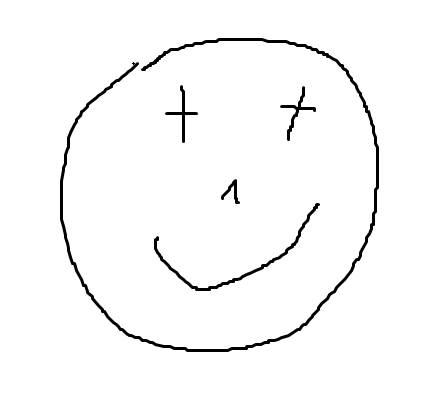
#> input picture lab4/start.png, 437 x 411 px
$ python laba4.py
#> lines starting #> are read from the running program, lines starting #| are printed output that depends on the picture; after the words box and inside, x2 and y2 are one past the last pixel; in counts of white or black regions, pixels touching at a corner belong together
import numpy as np
import cv2

def setup(image, kernel):
    image_height, image_width = image.shape
    kernel_height, kernel_width = kernel.shape
    pad_h = kernel_height//2
    pad_w = kernel_width//2
    padded_image = np.pad(image, ((pad_h, pad_h), (pad_w, pad_w)),
                          mode="constant", constant_values=0)
    result = np.zeros_like(image)
    return image_height, image_width, padded_image, result, kernel_height, kernel_width

def erosion(image, kernel):
    height, width, padded_image, result, kernel_height, kernel_width = setup(image, kernel)
    for i in range(height):
        for j in range(width):
            pr = padded_image[i:i + kernel_height, j:j + kernel_width]
            if np.all(pr[kernel == 1] == 1):
                result[i, j] = 1
    return result

def dilation(image, kernel):
    height, width, padded_image, result, kernel_height, kernel_width = setup(image, kernel)
    for i in range(height):
        for j in range(width):
            pr = padded_image[i:i + kernel_height, j:j + kernel_width]
            if np.any(pr[main_kernel == 1] > 0):
                result[i, j] = 1
    return result

def opening(image, kernel):
    return dilation(erosion(image, kernel), kernel)

def closing(image, kernel):
    return erosion(dilation(image, kernel), kernel)

def prep(a):
    return a * 225

main_image = (cv2.imread("start.png", cv2.IMREAD_GRAYSCALE) > 127).astype(np.uint8)
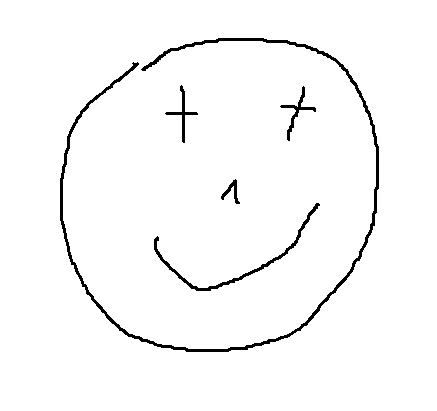
#> main_image: shape (411, 437); values 0 (black) and 1 (white), 97.4% white; 5 black regions, box (x1, y1, x2, y2) and area: (60, 38, 379, 352) 3208, (154, 203, 320, 291) 756, (280, 86, 316, 141) 290, (165, 85, 198, 143) 261, (221, 179, 240, 204) 150
main_kernel = np.array([[0, 1, 0],
                              [1, 1, 1],
                              [0, 1, 0]], np.uint8)
cv2.imwrite("erosion.png", prep(erosion(main_image, main_kernel)))
#> in setup, `padded_image = np.pad(image, ((pad_h, pad_h), (pad_w, pad_w)), mode="c..`:
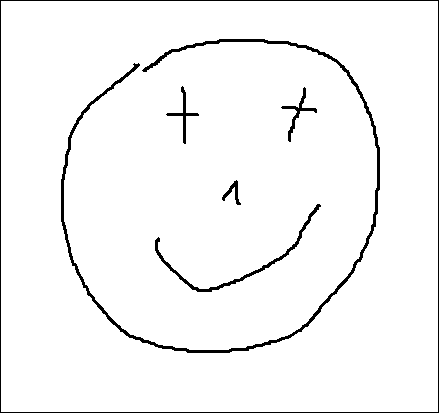
#> padded_image: shape (413, 439); values 0 (black) and 1 (white), 96.5% white; 6 black regions, box (x1, y1, x2, y2) and area: (61, 39, 380, 353) 3208, (0, 0, 439, 413) 1700, (155, 204, 321, 292) 756, (281, 87, 317, 142) 290, (166, 86, 199, 144) 261, (222, 180, 241, 205) 150
#> in erosion, `height, width, padded_image, result, kernel_height, kernel_width = set..`: result: shape (411, 437); every value is 0
#> in erosion, `height, width, padded_image, result, kernel_height, kernel_width = set..`: height = 411; width = 437; kernel_height = 3
#> after the loop in erosion, `for i in range(height):`:
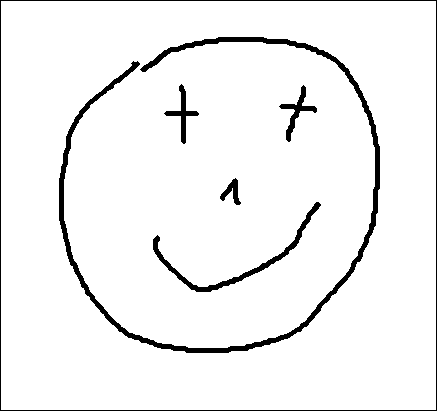
#> result: shape (411, 437); values 0 (black) and 1 (white), 94.9% white; 6 black regions, box (x1, y1, x2, y2) and area: (59, 37, 380, 353) 5093, (0, 0, 437, 411) 1692, (153, 202, 321, 292) 1172, (279, 85, 317, 142) 468, (164, 84, 199, 144) 433, (220, 178, 241, 205) 235
cv2.imwrite("dilation.png", prep(dilation(main_image, main_kernel)))
#> in dilation, `height, width, padded_image, result, kernel_height, kernel_width = set..`: height = 411; width = 437; kernel_height = 3
#> after the loop in dilation, `for i in range(height):`:
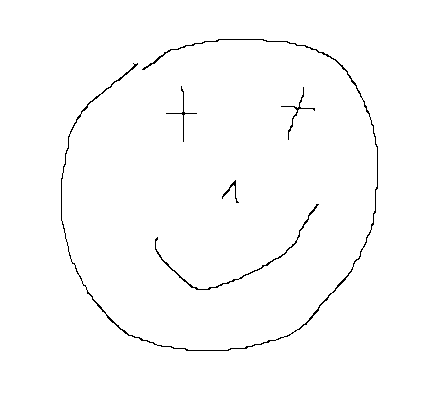
#> result: shape (411, 437); values 0 (black) and 1 (white), 98.9% white; black in thin lines or dots, all inside (x1, y1, x2, y2) = (61, 39, 378, 351)
cv2.imwrite("opening.png", prep(opening(main_image, main_kernel)))
#> in setup (call 4), `padded_image = np.pad(image, ((pad_h, pad_h), (pad_w, pad_w)), mode="c..`:
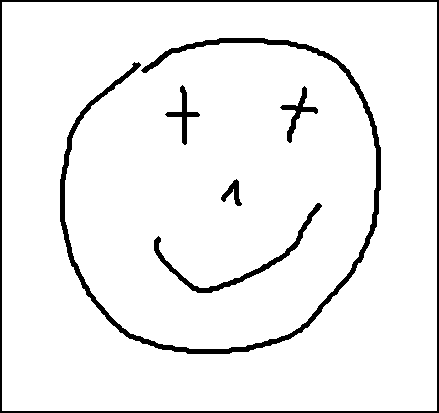
#> padded_image: shape (413, 439); values 0 (black) and 1 (white), 94% white; 6 black regions, box (x1, y1, x2, y2) and area: (60, 38, 381, 354) 5093, (0, 0, 439, 413) 3392, (154, 203, 322, 293) 1172, (280, 86, 318, 143) 468, (165, 85, 200, 145) 433, (221, 179, 242, 206) 235
#> after the loop in dilation (call 2), `for i in range(height):`: result: shape (411, 437); values 0 (black) and 1 (white), 97.4% white; 9 black regions (4 under 20 px), largest, box (x1, y1, x2, y2) and area: (60, 38, 379, 352) 3226, (154, 203, 320, 291) 767, (280, 86, 316, 141) 297, (165, 85, 198, 143) 265, (221, 179, 240, 204) 152
cv2.imwrite("closing.png", prep(closing(main_image, main_kernel)))
#> in setup (call 6), `padded_image = np.pad(image, ((pad_h, pad_h), (pad_w, pad_w)), mode="c..`:
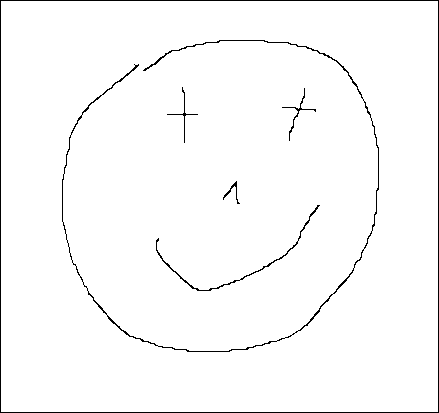
#> padded_image: shape (413, 439); values 0 (black) and 1 (white), 98% white; black in thin lines or dots
#> after the loop in erosion (call 3), `for i in range(height):`:
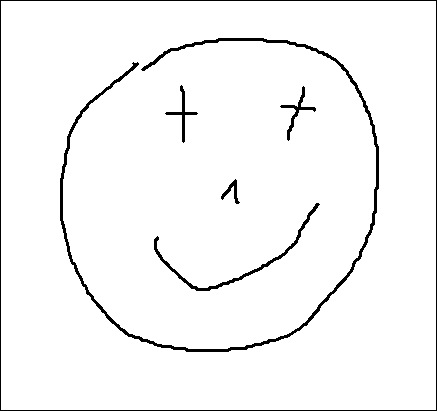
#> result: shape (411, 437); values 0 (black) and 1 (white), 96.5% white; 6 black regions, box (x1, y1, x2, y2) and area: (60, 38, 379, 352) 3187, (0, 0, 437, 411) 1692, (154, 203, 320, 291) 744, (280, 86, 316, 141) 285, (165, 85, 198, 143) 259, (221, 179, 240, 204) 147
